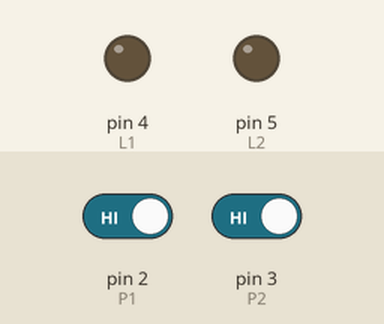
Bench run of a sketch on a simulated Arduino Uno, built with avr-gcc and run on an emulated ATmega328P. On the bench: output pins drawn as LEDs (lit = HIGH). The test bench sets the inputs (shaded band); at power-on: pin 3 (P2) HIGH, pin 2 (P1) HIGH.

Above: at 1.2 s.
1.3 s: pin 3 (P2) driven LOW
At 3.2 s:
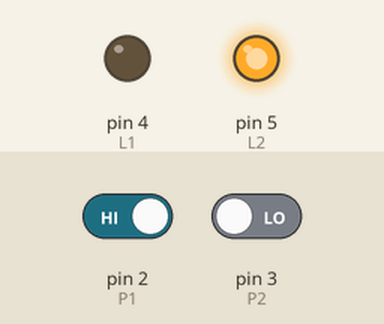
3.5 s: pin 3 (P2) driven HIGH
At 4.8 s:
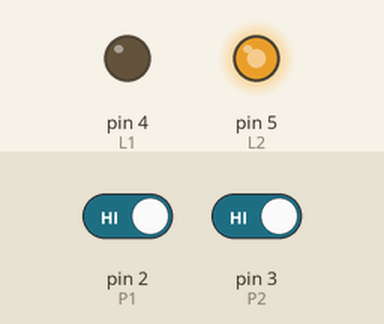
5.6 s: pin 2 (P1) driven LOW
At 5.9 s:
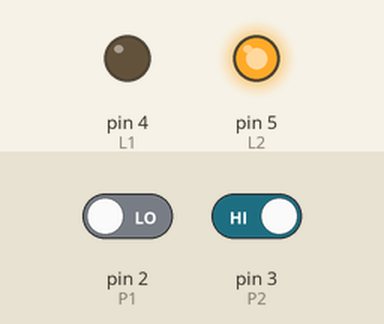
8.6 s: pin 2 (P1) driven HIGH
At 9.8 s:
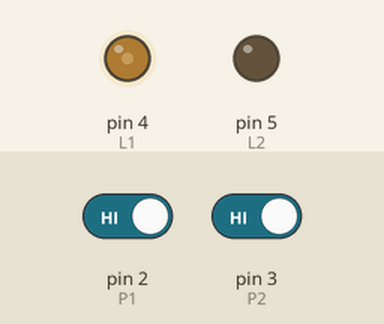
10.6 s: pin 2 (P1) driven LOW
At 11.0 s:
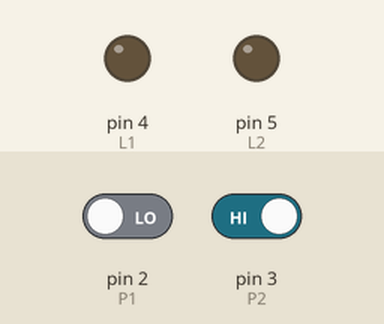
Timing chart, 0 to 13.1 s (numbered marks = the images above; inputs shaded):
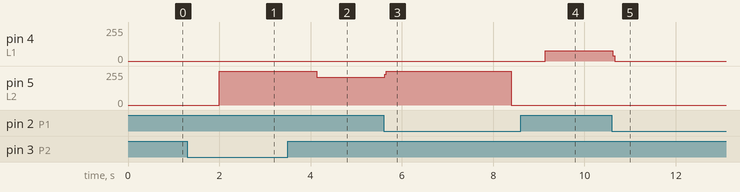

Measured:
- after the input at 1.3 s, pin 5 (L2): 0/255 → 255/255 after 0.70 s
- after the input at 3.5 s, pin 5 (L2): 255/255 → 207/255 after 0.64 s
- after the input at 5.6 s, pin 5 (L2): 207/255 → 255/255 at once, → 0/255 2.8 s later
- after the input at 8.6 s, pin 4 (L1): 0/255 → 77/255 after 0.54 s
- after the input at 10.6 s, pin 4 (L1): 77/255 → 0/255 at once

The sketch:

Statistique.ino
```cpp
//Parking.ino
#define L1 4
#define Led1On digitalWrite (L1,1);//Allume
#define Led1Off digitalWrite (L1,0);//Eteint
#define L2 5
#define Led2On digitalWrite (L2,1);//Allume
#define Led2Off digitalWrite (L2,0);//Eteint
#define P1 2
#define Pous1On (digitalRead (P1)==0)//actif a 0V
#define Pous1Off (digitalRead (P1)==1)//actif a 5V
#define P2 3
#define Pous2On (digitalRead (P2)==0)//actif a 0V
#define Pous2Off (digitalRead (P2)==1)//actif a 5V

void setup(){
  pinMode (L1,OUTPUT);
  pinMode (L2,OUTPUT);
  pinMode (P1,INPUT);
  pinMode (P2,INPUT);
}
int Nbp1(0);
int Nbp2(0);
void loop () {
  if (Pous1On) {delay(200); ++Nbp1; delay(500);}
  if (Pous2On) {delay(200); ++Nbp2; delay(500);}
  if (Nbp1>Nbp2) {Led1On; Led2Off;}else {Led1Off; Led2Off;}
  if (Nbp2>Nbp1){Led2On; Led1Off;}else {Led1Off; Led2Off;}
}
```
